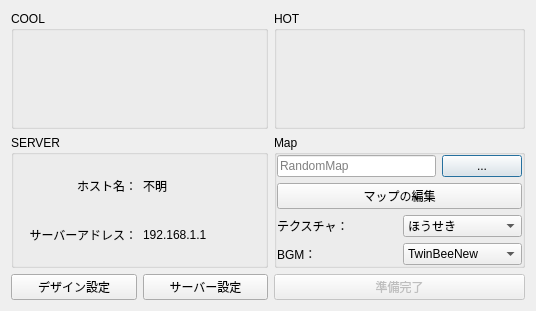
<?xml version="1.0" encoding="UTF-8"?>
<ui version="4.0">
 <class>StartupDialog</class>
 <widget class="QDialog" name="StartupDialog">
  <property name="windowModality">
   <enum>Qt::WindowModality::NonModal</enum>
  </property>
  <property name="geometry">
   <rect>
    <x>0</x>
    <y>0</y>
    <width>536</width>
    <height>311</height>
   </rect>
  </property>
  <property name="windowTitle">
   <string>Dialog</string>
  </property>
  <layout class="QVBoxLayout" name="verticalLayout">
   <item>
    <layout class="QGridLayout" name="gridLayout">
     <item row="1" column="2" colspan="2">
      <widget class="QGroupBox" name="groupBox">
       <property name="title">
        <string>Map</string>
       </property>
       <layout class="QGridLayout" name="gridLayout_5">
        <property name="leftMargin">
         <number>0</number>
        </property>
        <property name="topMargin">
         <number>0</number>
        </property>
        <property name="rightMargin">
         <number>0</number>
        </property>
        <property name="bottomMargin">
         <number>0</number>
        </property>
        <item row="1" column="0">
         <widget class="QLineEdit" name="MapDirEdit">
          <property name="whatsThis">
           <string>&lt;html&gt;&lt;head/&gt;&lt;body&gt;&lt;p&gt;使用するマップファイルのパスです。&lt;/p&gt;&lt;/body&gt;&lt;/html&gt;</string>
          </property>
          <property name="readOnly">
           <bool>true</bool>
          </property>
          <property name="placeholderText">
           <string>RandomMap</string>
          </property>
         </widget>
        </item>
        <item row="1" column="1">
         <widget class="QPushButton" name="pushButton_4">
          <property name="whatsThis">
           <string>&lt;html&gt;&lt;head/&gt;&lt;body&gt;&lt;p&gt;使用するマップをファイルから選択します。&lt;/p&gt;&lt;/body&gt;&lt;/html&gt;</string>
          </property>
          <property name="text">
           <string>...</string>
          </property>
         </widget>
        </item>
        <item row="2" column="0" colspan="2">
         <widget class="QPushButton" name="MapEditButton">
          <property name="whatsThis">
           <string>&lt;html&gt;&lt;head/&gt;&lt;body&gt;&lt;p&gt;マップエディターを開き、マップを編集します。&lt;/p&gt;&lt;/body&gt;&lt;/html&gt;</string>
          </property>
          <property name="text">
           <string>マップの編集</string>
          </property>
         </widget>
        </item>
        <item row="3" column="0" colspan="2">
         <layout class="QGridLayout" name="gridLayout_7">
          <item row="0" column="0">
           <widget class="QLabel" name="label_6">
            <property name="text">
             <string>テクスチャ：</string>
            </property>
           </widget>
          </item>
          <item row="0" column="1">
           <widget class="QComboBox" name="TextureThemeCombo">
            <property name="whatsThis">
             <string>&lt;html&gt;&lt;head/&gt;&lt;body&gt;&lt;p&gt;ゲームのテクスチャを設定します。&lt;/p&gt;&lt;/body&gt;&lt;/html&gt;</string>
            </property>
            <item>
             <property name="text">
              <string>ほうせき</string>
             </property>
            </item>
            <item>
             <property name="text">
              <string>あっさり</string>
             </property>
            </item>
            <item>
             <property name="text">
              <string>こってり</string>
             </property>
            </item>
            <item>
             <property name="text">
              <string>RPG</string>
             </property>
            </item>
           </widget>
          </item>
          <item row="1" column="0">
           <widget class="QLabel" name="label">
            <property name="text">
             <string>BGM：</string>
            </property>
           </widget>
          </item>
          <item row="1" column="1">
           <widget class="QComboBox" name="GameMusicCombo">
            <property name="whatsThis">
             <string>&lt;html&gt;&lt;head/&gt;&lt;body&gt;&lt;p&gt;ゲームのBGMを設定します。&lt;/p&gt;&lt;/body&gt;&lt;/html&gt;</string>
            </property>
            <item>
             <property name="text">
              <string>TwinBeeNew</string>
             </property>
            </item>
            <item>
             <property name="text">
              <string>Necromancer</string>
             </property>
            </item>
           </widget>
          </item>
         </layout>
        </item>
       </layout>
      </widget>
     </item>
     <item row="0" column="2" colspan="2">
      <widget class="ClientSettingForm" name="HotGroupBox">
       <property name="title">
        <string>HOT</string>
       </property>
       <property name="checkable">
        <bool>false</bool>
       </property>
       <property name="checked">
        <bool>false</bool>
       </property>
      </widget>
     </item>
     <item row="2" column="2" colspan="2">
      <widget class="QPushButton" name="ServerStartButton">
       <property name="enabled">
        <bool>false</bool>
       </property>
       <property name="minimumSize">
        <size>
         <width>0</width>
         <height>0</height>
        </size>
       </property>
       <property name="whatsThis">
        <string>&lt;html&gt;&lt;head/&gt;&lt;body&gt;&lt;p&gt;ゲームを開始します。&lt;/p&gt;&lt;p&gt;COOLとHOTが両方とも接続されている、&lt;/p&gt;&lt;p&gt;または「CPU」「ManualClient」に設定されている必要があります。&lt;/p&gt;&lt;/body&gt;&lt;/html&gt;</string>
       </property>
       <property name="text">
        <string>準備完了</string>
       </property>
      </widget>
     </item>
     <item row="0" column="0" colspan="2">
      <widget class="ClientSettingForm" name="CoolGroupBox">
       <property name="title">
        <string>COOL</string>
       </property>
       <property name="flat">
        <bool>false</bool>
       </property>
       <property name="checkable">
        <bool>false</bool>
       </property>
       <property name="checked">
        <bool>false</bool>
       </property>
      </widget>
     </item>
     <item row="1" column="0" colspan="2">
      <widget class="QGroupBox" name="ServerGroup">
       <property name="title">
        <string>SERVER</string>
       </property>
       <layout class="QGridLayout" name="gridLayout_10">
        <item row="0" column="0">
         <layout class="QGridLayout" name="gridLayout_2">
          <item row="0" column="1">
           <widget class="QLabel" name="HostName">
            <property name="whatsThis">
             <string>サーバーのホスト名です。</string>
            </property>
            <property name="text">
             <string>不明</string>
            </property>
           </widget>
          </item>
          <item row="0" column="0">
           <widget class="QLabel" name="label_10">
            <property name="text">
             <string>ホスト名：</string>
            </property>
            <property name="alignment">
             <set>Qt::AlignmentFlag::AlignRight|Qt::AlignmentFlag::AlignTrailing|Qt::AlignmentFlag::AlignVCenter</set>
            </property>
           </widget>
          </item>
          <item row="1" column="0">
           <widget class="QLabel" name="label_4">
            <property name="text">
             <string>サーバーアドレス：</string>
            </property>
            <property name="alignment">
             <set>Qt::AlignmentFlag::AlignRight|Qt::AlignmentFlag::AlignTrailing|Qt::AlignmentFlag::AlignVCenter</set>
            </property>
           </widget>
          </item>
          <item row="1" column="1">
           <widget class="QLabel" name="LocalIPLabel">
            <property name="whatsThis">
             <string>サーバーアドレスです。</string>
            </property>
            <property name="text">
             <string>192.168.1.1</string>
            </property>
           </widget>
          </item>
         </layout>
        </item>
       </layout>
      </widget>
     </item>
     <item row="2" column="0">
      <widget class="QPushButton" name="DesignButton">
       <property name="whatsThis">
        <string>&lt;html&gt;&lt;head/&gt;&lt;body&gt;&lt;p&gt;ゲームの演出を設定します。&lt;/p&gt;&lt;p&gt;(機能は再起動後有効になります)&lt;/p&gt;&lt;/body&gt;&lt;/html&gt;</string>
       </property>
       <property name="text">
        <string>デザイン設定</string>
       </property>
      </widget>
     </item>
     <item row="2" column="1">
      <widget class="QPushButton" name="pushButton">
       <property name="whatsThis">
        <string>&lt;html&gt;&lt;head/&gt;&lt;body&gt;&lt;p&gt;ログ出力先、待機時間といったサーバーの設定を行います。&lt;/p&gt;&lt;p&gt;(機能は再起動後有効になります)&lt;/p&gt;&lt;/body&gt;&lt;/html&gt;</string>
       </property>
       <property name="text">
        <string>サーバー設定</string>
       </property>
      </widget>
     </item>
    </layout>
   </item>
  </layout>
 </widget>
 <customwidgets>
  <customwidget>
   <class>ClientSettingForm</class>
   <extends>QGroupBox</extends>
   <header>ClientSettingForm.h</header>
   <container>1</container>
  </customwidget>
 </customwidgets>
 <resources/>
 <connections>
  <connection>
   <sender>ServerStartButton</sender>
   <signal>clicked()</signal>
   <receiver>StartupDialog</receiver>
   <slot>accept()</slot>
   <hints>
    <hint type="sourcelabel">
     <x>485</x>
     <y>289</y>
    </hint>
    <hint type="destinationlabel">
     <x>421</x>
     <y>217</y>
    </hint>
   </hints>
  </connection>
  <connection>
   <sender>pushButton_4</sender>
   <signal>clicked()</signal>
   <receiver>StartupDialog</receiver>
   <slot>PushedMapSelect()</slot>
   <hints>
    <hint type="sourcelabel">
     <x>524</x>
     <y>179</y>
    </hint>
    <hint type="destinationlabel">
     <x>330</x>
     <y>179</y>
    </hint>
   </hints>
  </connection>
  <connection>
   <sender>MapEditButton</sender>
   <signal>clicked()</signal>
   <receiver>StartupDialog</receiver>
   <slot>ShowMapEditDialog()</slot>
   <hints>
    <hint type="sourcelabel">
     <x>476</x>
     <y>201</y>
    </hint>
    <hint type="destinationlabel">
     <x>473</x>
     <y>236</y>
    </hint>
   </hints>
  </connection>
  <connection>
   <sender>TextureThemeCombo</sender>
   <signal>currentTextChanged(QString)</signal>
   <receiver>StartupDialog</receiver>
   <slot>ChangedTexture(QString)</slot>
   <hints>
    <hint type="sourcelabel">
     <x>523</x>
     <y>237</y>
    </hint>
    <hint type="destinationlabel">
     <x>302</x>
     <y>273</y>
    </hint>
   </hints>
  </connection>
  <connection>
   <sender>pushButton</sender>
   <signal>clicked()</signal>
   <receiver>StartupDialog</receiver>
   <slot>Setting()</slot>
   <hints>
    <hint type="sourcelabel">
     <x>202</x>
     <y>278</y>
    </hint>
    <hint type="destinationlabel">
     <x>250</x>
     <y>341</y>
    </hint>
   </hints>
  </connection>
  <connection>
   <sender>GameMusicCombo</sender>
   <signal>currentTextChanged(QString)</signal>
   <receiver>StartupDialog</receiver>
   <slot>ChangeMusicCombo(QString)</slot>
   <hints>
    <hint type="sourcelabel">
     <x>523</x>
     <y>265</y>
    </hint>
    <hint type="destinationlabel">
     <x>269</x>
     <y>130</y>
    </hint>
   </hints>
  </connection>
  <connection>
   <sender>DesignButton</sender>
   <signal>clicked()</signal>
   <receiver>StartupDialog</receiver>
   <slot>ShowDesignDialog()</slot>
   <hints>
    <hint type="sourcelabel">
     <x>77</x>
     <y>288</y>
    </hint>
    <hint type="destinationlabel">
     <x>102</x>
     <y>548</y>
    </hint>
   </hints>
  </connection>
 </connections>
 <slots>
  <slot>CoolConnectionToggled(bool)</slot>
  <slot>HotConnectionToggled(bool)</slot>
  <slot>CoolComboBoxChenged(QString)</slot>
  <slot>HotComboBoxChenged(QString)</slot>
  <slot>PushedMapSelect()</slot>
  <slot>ShowMapEditDialog()</slot>
  <slot>ChangedTexture(QString)</slot>
  <slot>Setting()</slot>
  <slot>ChangeMusicCombo(QString)</slot>
  <slot>ShowDesignDialog()</slot>
 </slots>
</ui>
